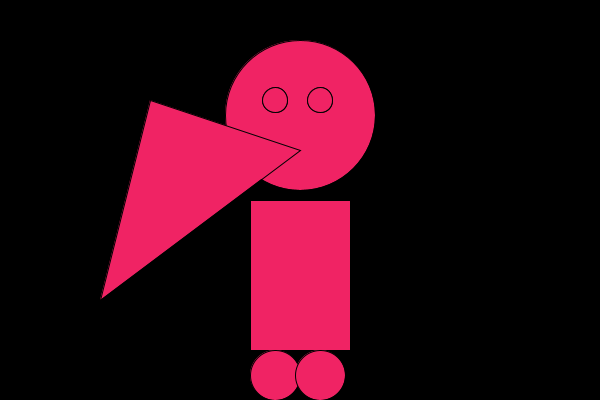
Frame 1 (no input)
Frame 60 (the mouse pressed at the canvas centre just before this capture): identical to frame 1, image omitted
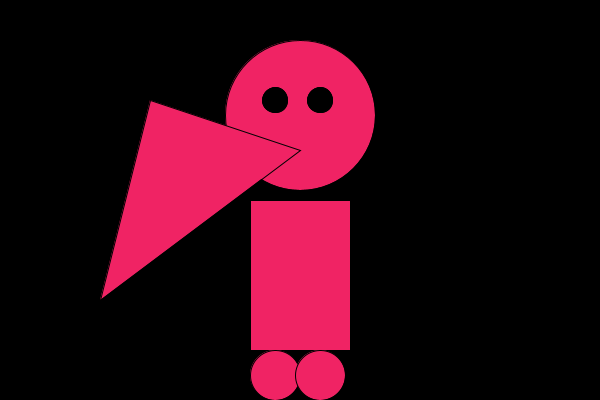
Frame 120 (the mouse held since frame 60 and released just before this capture)

The Processing sketch that drew these frames (run headless with seeded random() and noise(); from frame 60 on, the mouse is pressed at the canvas centre):

// Processing sketch: processing_184602
// ── processing_184602.pde

void setup() {
  size(600,400);background(20,247,230);
  
  }
  
  
  void draw() {
    background(0);
    fill(240,35,100);
    ellipse(300,115,150,150);
    fill(240,35,100);
    rect(250,200,100,150);
    fill(0);
    ellipse(275,100,25,25);
    fill(0);
    ellipse(320,100,25,25);
    fill(240,35,100);
    ellipse(275,375,50,50);
    fill(240,35,100);
    ellipse(320,375,50,50);
    fill(240,35,100);
    triangle(300, 150, 100, 300, 150, 100);
    fill(240,35,100);
    
    if (mousePressed) {
      fill(0);
      ellipse(275,100,25,25);
      ellipse(320,100,25,25);
    } else {
    fill(240,35,100);
    ellipse(275,100,25,25);
    ellipse(320,100,25,25);
  }
     
  }
  
